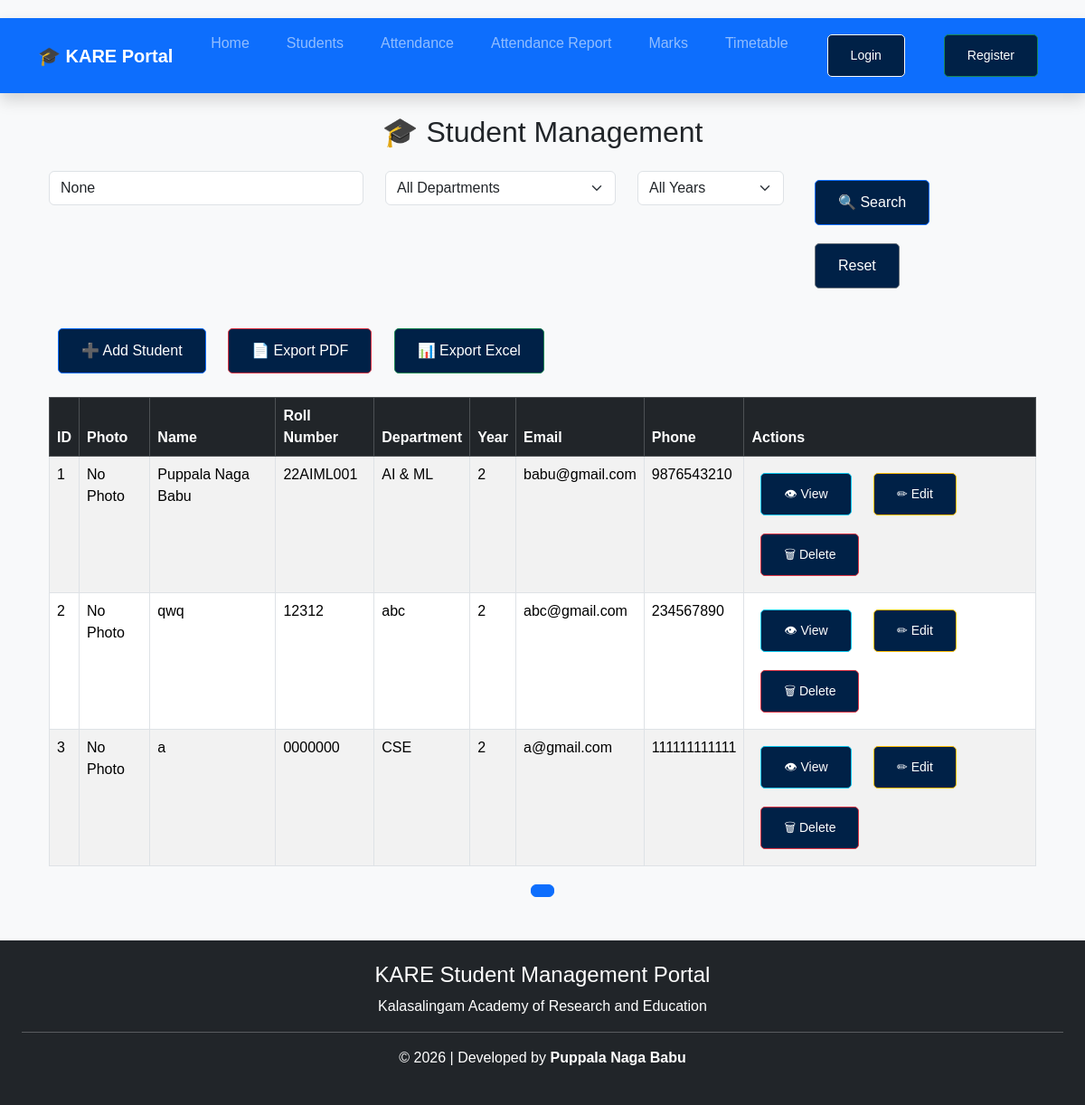
The page /students/ on the database its author committed.
### KARE/students/models.py (models this page shows, shortened)
class Student(models.Model):
    name = models.CharField(max_length=100)
    roll_number = models.CharField(max_length=20)
    department = models.CharField(max_length=100)
    year = models.IntegerField()
    email = models.EmailField()
    phone = models.CharField(max_length=15)
    photo = models.ImageField(
        upload_to="students/",
        blank=True,
        null=True
    )

### KARE/students/views.py (the view)
# urls.py: path("", views.student_list, name="student_list"),
def student_list(request):
    query = request.GET.get("q")
    students = Student.objects.all()
    if query:
        students = Student.objects.filter(
            Q(name__icontains=query) |
            Q(roll_number__icontains=query) |
            Q(department__icontains=query)
        )
    return render(request, "student_list.html", {
        "students": students,
        "query": query
    })

### KARE/templates/student_list.html (shortened to what this page needs)
{% extends 'base.html' %}
{% block content %}
<div class="container mt-4">
    <h2 class="text-center mb-4">
        🎓 Student Management
    </h2>
    <form method="GET" class="row mb-4">
        <div class="col-md-4">
            <input
                type="text"
                name="q"
                class="form-control"
                placeholder="Search Name or Roll Number"
                value="{{ query }}">
        </div>
        <div class="col-md-3">
            <select name="department" class="form-select">
                <option value="">All Departments</option>
            </select>
        </div>
        <div class="col-md-2">
            <select name="year" class="form-select">
                <option value="">All Years</option>
            </select>
        </div>
        <div class="col-md-3">
            <button class="btn btn-primary">
                🔍 Search
            </button>
            <a href="/students/" class="btn btn-secondary">
                Reset
            </a>
        </div>
    </form>
    <div class="mb-3">
        <a href="/students/add/" class="btn btn-primary">
            ➕ Add Student
        </a>
        <a href="/students/export-pdf/" class="btn btn-danger">
            📄 Export PDF
        </a>
        <a href="/students/export-excel/" class="btn btn-success">
            📊 Export Excel
        </a>
    </div>
    <table class="table table-bordered table-striped table-hover">
        <thead class="table-dark">
            <tr>
                <th>ID</th>
                <th>Photo</th>
                <th>Name</th>
                <th>Roll Number</th>
                <th>Department</th>
                <th>Year</th>
                <th>Email</th>
                <th>Phone</th>
                <th>Actions</th>
            </tr>
        </thead>
        <tbody>
            {% for student in students %}
            <tr>
                <td>{{ student.id }}</td>
                <td>
                    {% if student.photo %}
                    <img src="{{ student.photo.url }}"
                         width="60"
                         height="60"
                         style="border-radius:50%; object-fit:cover;">
                    {% else %}
                    No Photo
                    {% endif %}
                </td>
                <td>{{ student.name }}</td>
                <td>{{ student.roll_number }}</td>
                <td>{{ student.department }}</td>
                <td>{{ student.year }}</td>
                <td>{{ student.email }}</td>
                <td>{{ student.phone }}</td>
                <td>
                    <a href="/students/detail/{{ student.id }}/"
                       class="btn btn-info btn-sm">
                        👁 View
                    </a>
                    <a href="/students/edit/{{ student.id }}/"
                       class="btn btn-warning btn-sm">
                        ✏ Edit
                    </a>
                    <a href="/students/delete/{{ student.id }}/"
                       class="btn btn-danger btn-sm"
                       onclick="return confirm('Are you sure you want to delete this student?');">
                        🗑 Delete
                    </a>
                </td>
            </tr>
            {% empty %}
            <tr>
                <td colspan="9" class="text-center">
                    <h5>No Students Found</h5>
                </td>
            </tr>
            {% endfor %}
        </tbody>
    </table>
    <nav>
        <ul class="pagination justify-content-center">
            <li class="page-item active">
                <span class="page-link">
                </span>
            </li>
        </ul>
    </nav>
</div>
{% endblock %}

### KARE/static/css/style.css (style rules this page uses)
* { margin:0; padding:0; box-sizing:border-box; }
body { font-family:Arial, sans-serif; background:#f4f4f4; }
nav { margin-top:20px; }
nav ul { display:flex; justify-content:center; list-style:none; gap:25px; }
.btn { display:inline-block; padding:12px 25px; background:#002147; color:white; text-decoration:none; border-radius:5px; margin:10px; }

### rows shown on the page
Student: id "1", shows "No Photo", name "Puppala Naga Babu", roll_number "22AIML001", department "AI & ML", year "2", email "babu@gmail.com", phone "9876543210"
Student: id "2", shows "No Photo", name "qwq", roll_number "12312", department "abc", year "2", email "abc@gmail.com", phone "234567890"
Student: id "3", photo "No Photo", name "a", roll_number "0000000", department "CSE", year "2", email "a@gmail.com", phone "111111111111"
